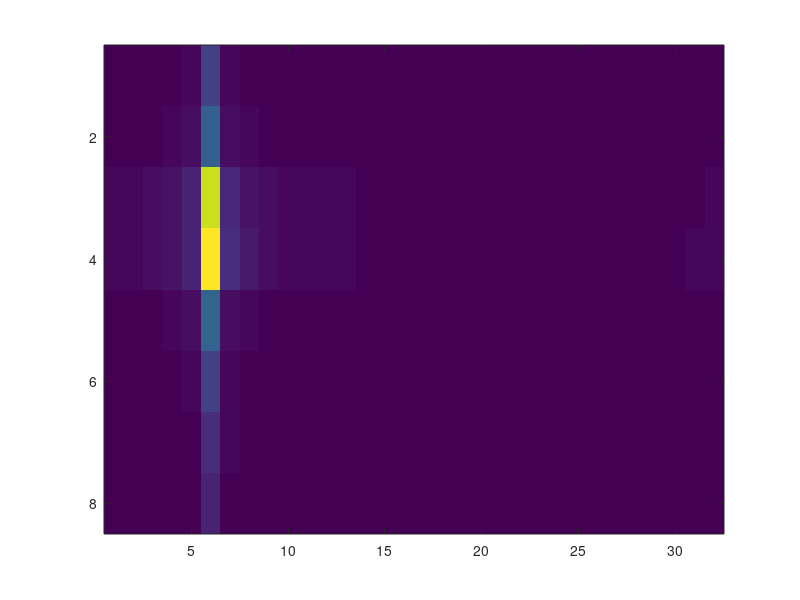

MATLAB code for this plot:
% ---------------------------------------
%     2DFFT for Velocity Ddetection
%
% Author : Lin Junyang @ 2021
% A simulation of CW wave, 
% 2DFFT for velocity detection.
% ---------------------------------------
% Velocity Result of 2DFFT:
% maxima indexs at the 2 Dimensions
% 1st Dimension - coarse velocity
% 2nd Dimension - fine velocity
% ---------------------------------------

clear; clc; %close all

fs = 2.5e6;     % IF sample rate
f0 = 77e9;      % RF wave frequency
lambda = 3e8/f0;   % RF wave length
c = 3e8;    % Light Speed

tc = 1e-3;  % 1ms per chirp.
ts = 0:1/fs:1023/fs;   % smaple time, 1024 points.
chirp_phase_aligned = 1;  % set to 0 or 1, wave start phase of each chirp is aligned or continous.

v = 12;   % target velocity, m/s
f = 2*f0*v/c;   % doppler freq 

s = zeros(1024,32);   % 32 chirps
for k = 1:32
    % 2*v*tc*(k-1)/lambda*2*pi -- extra phase due to chirps start time
    s(:,k) = exp(1j*(f*tc*(k-1)*2*pi*(1-chirp_phase_aligned) + 2*pi*f*ts + 2*v*tc*(k-1)/lambda*2*pi));   
end

ft2 = (fft2(s));   % 2DFFT

figure
imagesc(abs(ft2(1:8,:)))

